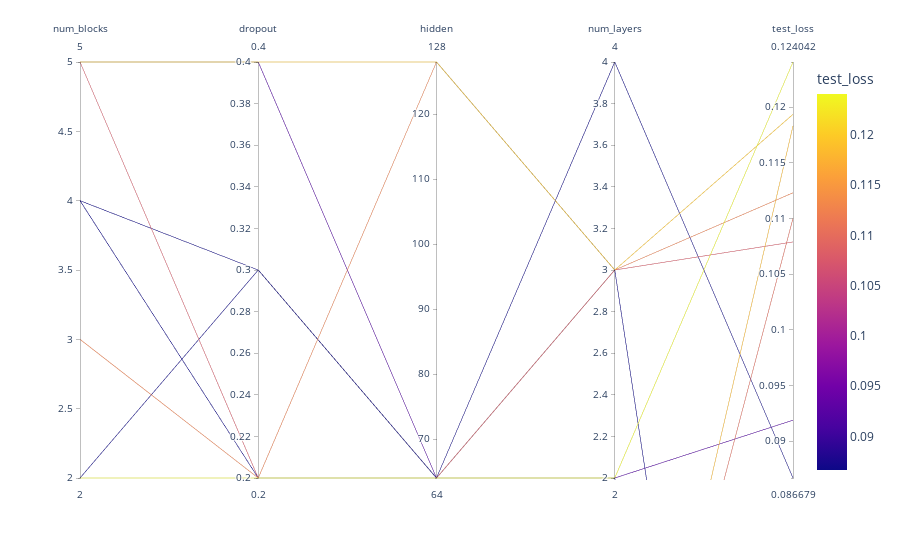

Here is the notebook cell this chart was saved with:
### Code cell
px.parallel_coordinates(p, color="test_loss")

### Figure 1 — Plotly figure (JSON) as saved in the notebook; plotly's stock layout.template omitted (floating-point values rounded to 4 significant figures)
{"data": [{"dimensions": [{"label": "num_blocks", "values": [5, 4, null, 5, null, 2, 3, 5, 4, 2]}, {"label": "dropout", "values": [0.4, 0.2, null, 0.2, null, 0.2, 0.2, 0.4, 0.3, 0.3]}, {"label": "hidden", "values": [64, 64, null, 64, null, 64, 128, 128, 64, 64]}, {"label": "num_layers", "values": [2, 4, null, 3, null, 2, 3, 3, 2, 3]}, {"label": "test_loss", "values": [0.09187, 0.08668, 0.11, 0.1079, 0.1183, 0.124, 0.1123, 0.1193, null, null]}], "domain": {"x": [0, 1], "y": [0, 1]}, "line": {"color": [0.09187, 0.08668, 0.11, 0.1079, 0.1183, 0.124, 0.1123, 0.1193, null, null], "coloraxis": "coloraxis"}, "name": "", "type": "parcoords"}], "layout": {"coloraxis": {"colorbar": {"title": {"text": "test_loss"}}, "colorscale": [[0, "#0d0887"], [0.1111, "#46039f"], [0.2222, "#7201a8"], [0.3333, "#9c179e"], [0.4444, "#bd3786"], [0.5556, "#d8576b"], [0.6667, "#ed7953"], [0.7778, "#fb9f3a"], [0.8889, "#fdca26"], [1, "#f0f921"]]}, "legend": {"tracegroupgap": 0}, "margin": {"t": 60}}}
